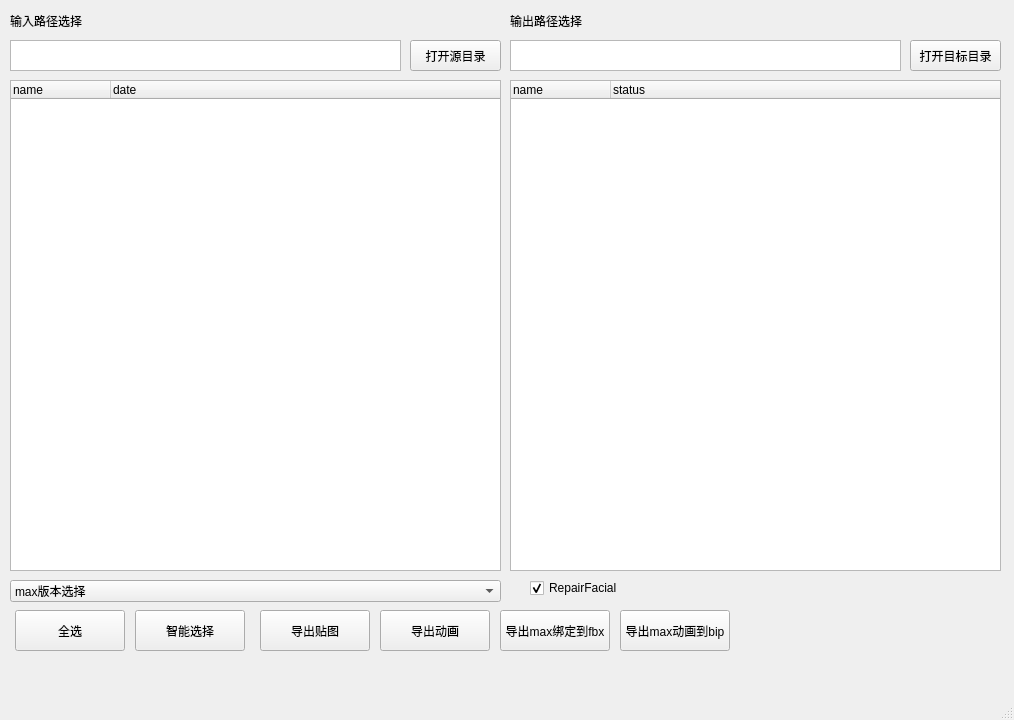
<?xml version="1.0" encoding="UTF-8"?>
<ui version="4.0">
 <class>MainWindow</class>
 <widget class="QMainWindow" name="MainWindow">
  <property name="geometry">
   <rect>
    <x>0</x>
    <y>0</y>
    <width>1014</width>
    <height>720</height>
   </rect>
  </property>
  <property name="windowTitle">
   <string>MainWindow</string>
  </property>
  <widget class="QWidget" name="centralwidget">
   <widget class="QLabel" name="label">
    <property name="geometry">
     <rect>
      <x>10</x>
      <y>10</y>
      <width>91</width>
      <height>21</height>
     </rect>
    </property>
    <property name="text">
     <string>输入路径选择</string>
    </property>
   </widget>
   <widget class="QPushButton" name="pushButton_InPath">
    <property name="geometry">
     <rect>
      <x>410</x>
      <y>40</y>
      <width>91</width>
      <height>31</height>
     </rect>
    </property>
    <property name="text">
     <string>打开源目录</string>
    </property>
   </widget>
   <widget class="QTextEdit" name="textOutPath">
    <property name="geometry">
     <rect>
      <x>510</x>
      <y>40</y>
      <width>391</width>
      <height>31</height>
     </rect>
    </property>
   </widget>
   <widget class="QPushButton" name="pushButton_OutPath">
    <property name="geometry">
     <rect>
      <x>910</x>
      <y>40</y>
      <width>91</width>
      <height>31</height>
     </rect>
    </property>
    <property name="text">
     <string>打开目标目录</string>
    </property>
   </widget>
   <widget class="QLabel" name="label_2">
    <property name="geometry">
     <rect>
      <x>510</x>
      <y>10</y>
      <width>91</width>
      <height>21</height>
     </rect>
    </property>
    <property name="text">
     <string>输出路径选择</string>
    </property>
   </widget>
   <widget class="QTreeWidget" name="treeWidget_In">
    <property name="geometry">
     <rect>
      <x>10</x>
      <y>80</y>
      <width>491</width>
      <height>491</height>
     </rect>
    </property>
    <property name="selectionMode">
     <enum>QAbstractItemView::MultiSelection</enum>
    </property>
    <column>
     <property name="text">
      <string>name</string>
     </property>
    </column>
    <column>
     <property name="text">
      <string>date</string>
     </property>
    </column>
   </widget>
   <widget class="QTreeWidget" name="treeWidget_Out">
    <property name="geometry">
     <rect>
      <x>510</x>
      <y>80</y>
      <width>491</width>
      <height>491</height>
     </rect>
    </property>
    <column>
     <property name="text">
      <string>name</string>
     </property>
    </column>
    <column>
     <property name="text">
      <string>status</string>
     </property>
    </column>
   </widget>
   <widget class="QPushButton" name="pushButton_MaxToFbx">
    <property name="geometry">
     <rect>
      <x>500</x>
      <y>610</y>
      <width>110</width>
      <height>41</height>
     </rect>
    </property>
    <property name="text">
     <string>导出max绑定到fbx</string>
    </property>
   </widget>
   <widget class="QPushButton" name="pushButton_MaxToBip">
    <property name="geometry">
     <rect>
      <x>620</x>
      <y>610</y>
      <width>110</width>
      <height>41</height>
     </rect>
    </property>
    <property name="text">
     <string>导出max动画到bip</string>
    </property>
   </widget>
   <widget class="QTextEdit" name="textInPath">
    <property name="geometry">
     <rect>
      <x>10</x>
      <y>40</y>
      <width>391</width>
      <height>31</height>
     </rect>
    </property>
   </widget>
   <widget class="QComboBox" name="comboBox">
    <property name="geometry">
     <rect>
      <x>10</x>
      <y>580</y>
      <width>491</width>
      <height>22</height>
     </rect>
    </property>
    <item>
     <property name="text">
      <string>max版本选择</string>
     </property>
    </item>
   </widget>
   <widget class="QPushButton" name="pushButton_SelectAll">
    <property name="geometry">
     <rect>
      <x>15</x>
      <y>610</y>
      <width>110</width>
      <height>41</height>
     </rect>
    </property>
    <property name="text">
     <string>全选</string>
    </property>
   </widget>
   <widget class="QPushButton" name="pushButton_AutoSelect">
    <property name="geometry">
     <rect>
      <x>135</x>
      <y>610</y>
      <width>110</width>
      <height>41</height>
     </rect>
    </property>
    <property name="text">
     <string>智能选择</string>
    </property>
   </widget>
   <widget class="QPushButton" name="pushButton_ExportTexture">
    <property name="geometry">
     <rect>
      <x>260</x>
      <y>610</y>
      <width>110</width>
      <height>41</height>
     </rect>
    </property>
    <property name="text">
     <string>导出贴图</string>
    </property>
   </widget>
   <widget class="QPushButton" name="pushButton_ExportAnimation">
    <property name="geometry">
     <rect>
      <x>380</x>
      <y>610</y>
      <width>110</width>
      <height>41</height>
     </rect>
    </property>
    <property name="text">
     <string>导出动画</string>
    </property>
   </widget>
   <widget class="QCheckBox" name="repairFacial">
    <property name="geometry">
     <rect>
      <x>530</x>
      <y>580</y>
      <width>101</width>
      <height>16</height>
     </rect>
    </property>
    <property name="text">
     <string>RepairFacial</string>
    </property>
    <property name="checked">
     <bool>true</bool>
    </property>
   </widget>
  </widget>
  <widget class="QMenuBar" name="menubar">
   <property name="geometry">
    <rect>
     <x>0</x>
     <y>0</y>
     <width>1014</width>
     <height>23</height>
    </rect>
   </property>
  </widget>
  <widget class="QStatusBar" name="statusbar"/>
 </widget>
 <resources/>
 <connections/>
</ui>
